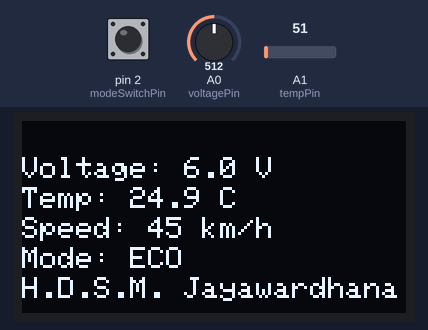
Bench run of a sketch on a simulated Arduino Uno, built with avr-gcc and run on an emulated ATmega328P. On the bench: 128×64 one-colour display. The test bench sets the inputs (shaded band); at power-on: pin 2 (modeSwitchPin) HIGH, A1 (tempPin) = 51, A0 (voltagePin) = 512.

Above: at 3.2 s.
3.3 s: pin 2 (modeSwitchPin) pulled LOW for 3.2 s
At 7.0 s:
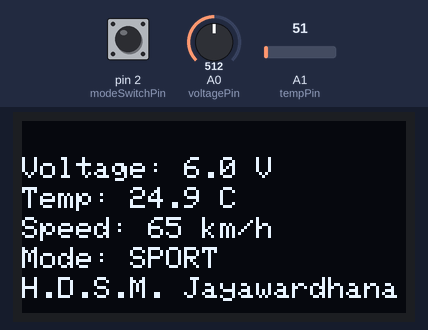
8.0 s: A1 (tempPin) set to 61
At 9.0 s:
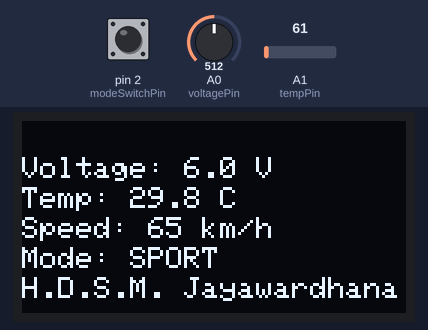
9.7 s: A0 (voltagePin) set to 716
At 10.7 s:
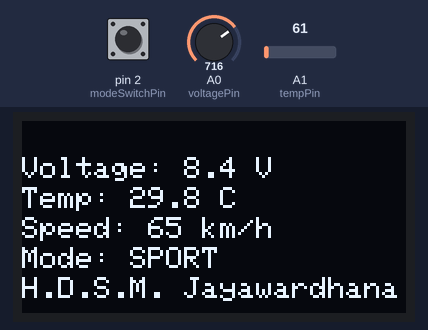
11.3 s: pin 2 (modeSwitchPin) pulled LOW for 0.3 s
At 12.4 s:
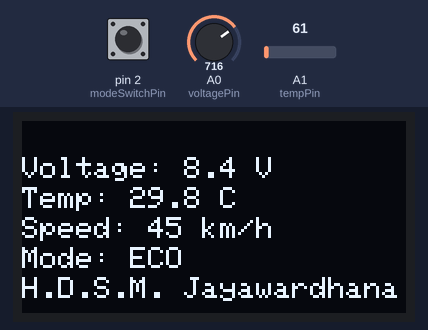
13.1 s: A1 (tempPin) set to 71
At 14.0 s:
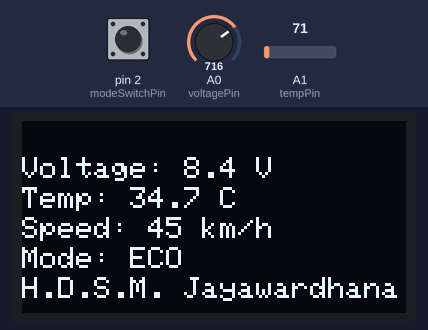
14.6 s: A0 (voltagePin) set to 900
At 15.6 s:
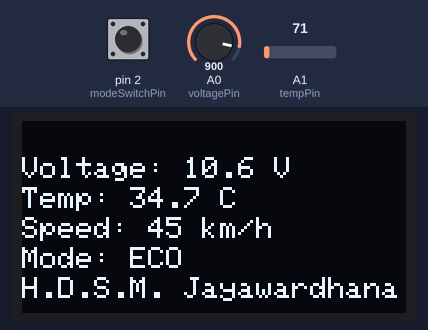
Timing chart, 0 to 17.2 s (numbered marks = the images above; inputs shaded):
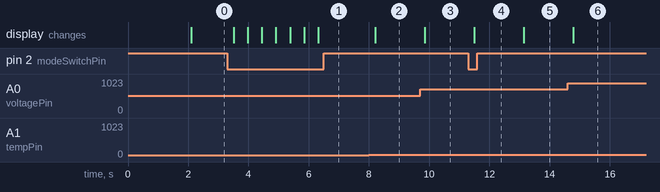

The sketch:

sketch.ino
```cpp
#include <Wire.h>
#include <Adafruit_GFX.h>
#include <Adafruit_SSD1306.h>

#define SCREEN_WIDTH 128
#define SCREEN_HEIGHT 64
#define OLED_RESET    -1
Adafruit_SSD1306 display(SCREEN_WIDTH, SCREEN_HEIGHT, &Wire, OLED_RESET);

// Pins
const int modeSwitchPin = 2;     // Button pin
const int voltagePin = A0;       // Simulated battery voltage input
const int tempPin = A1;          // Simulated temperature sensor

// Variables
bool evMode = false;             // false = ECO, true = SPORT
unsigned long lastDebounceTime = 0;
unsigned long debounceDelay = 300; // ms

void setup() {
  pinMode(modeSwitchPin, INPUT_PULLUP); // Internal pull-up for button
  pinMode(voltagePin, INPUT);
  pinMode(tempPin, INPUT);

  Serial.begin(9600);

  if (!display.begin(SSD1306_SWITCHCAPVCC, 0x3C)) {
    Serial.println(F("OLED not found"));
    for (;;);
  }

  display.clearDisplay();
  display.setTextSize(1);
  display.setTextColor(SSD1306_WHITE);
  display.setCursor(10, 10);
  display.println("CT100 EV Starting...");
  display.display();
  delay(2000);
}

void loop() {
  // Read button with debounce
  if (digitalRead(modeSwitchPin) == LOW && millis() - lastDebounceTime > debounceDelay) {
    evMode = !evMode;
    lastDebounceTime = millis();
  }

  // Simulated or real readings
  float voltage = analogRead(voltagePin) * (5.0 / 1023.0) * (12.0 / 5.0); // Assume voltage divider
  float tempC = analogRead(tempPin) * (5.0 / 1023.0) * 100; // LM35 or simulation
  float speed = evMode ? 65 : 45; // Simulated speed based on mode

  // Display info
  display.clearDisplay();

  //display.setTextSize(1);
  //display.setCursor(0, 0);
  //display.println("CT100 EV DASH");

  display.setCursor(0, 12);
  display.print("Voltage: ");
  display.print(voltage, 1);
  display.println(" V");

  display.setCursor(0, 22);
  display.print("Temp: ");
  display.print(tempC, 1);
  display.println(" C");

  display.setCursor(0, 32);
  display.print("Speed: ");
  display.print(speed, 0);
  display.println(" km/h");

  display.setCursor(0, 42);
  display.print("Mode: ");
  display.println(evMode ? "SPORT" : "ECO");

  display.setCursor(0, 52);
  display.print("H.D.S.M. Jayawardhana");

  //display.setCursor(0, 60);
  //display.print("UoP");  // University of Peradeniya

  display.display();

  delay(200); // Update delay
}
```

Measured:
- after the input at 3.3 s, the display: changes after 0.20 s (image 1)
- after the input at 8.0 s, the display: changes after 0.21 s (image 2)
- after the input at 9.7 s, the display: changes after 0.15 s (image 3)
- after the input at 11.3 s, the display: changes after 0.20 s (image 4)
- after the input at 13.1 s, the display: changes at once (image 5)
- after the input at 14.6 s, the display: changes after 0.18 s (image 6)
